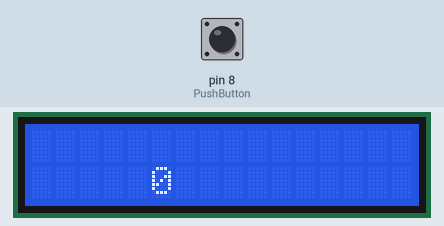
The sketch below on a simulated Arduino Uno, built with avr-gcc and run on an emulated ATmega328P. Parts: 16×2 character LCD. The inputs (shaded band) are chosen by the test bench; at power-on: pin 8 (PushButton) LOW.

Above: at 1.2 s.
1.3 s: pin 8 (PushButton) pulled HIGH for 0.15 s
At 1.37 s:
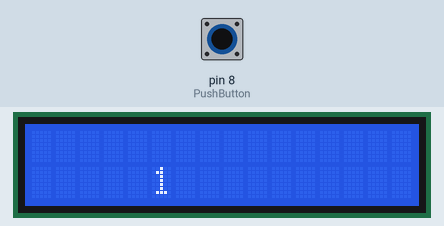
Timing chart, 0 to 4.3 s (numbered marks = the images above; inputs shaded):
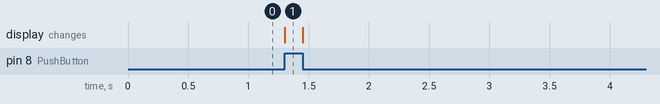

Measured:
- after the input at 1.3 s, the display: changes at once (image 1)

The sketch:

sketch_oct27a.ino
```cpp
#include<LiquidCrystal.h>

 int rs= 12;
 int en= 11;
 int D4= 5;
 int D5= 4;
 int D6= 3;
 int D7= 2;

LiquidCrystal LCD (rs,en,D4,D5,D6,D7);
int PushButton= 8;

void setup() {
 LCD.begin(16,2);
 pinMode(PushButton,INPUT);
}

void loop() {
 int sensor= digitalRead(PushButton);


 LCD.setCursor(5,1);

 LCD.print(sensor);

}
```
